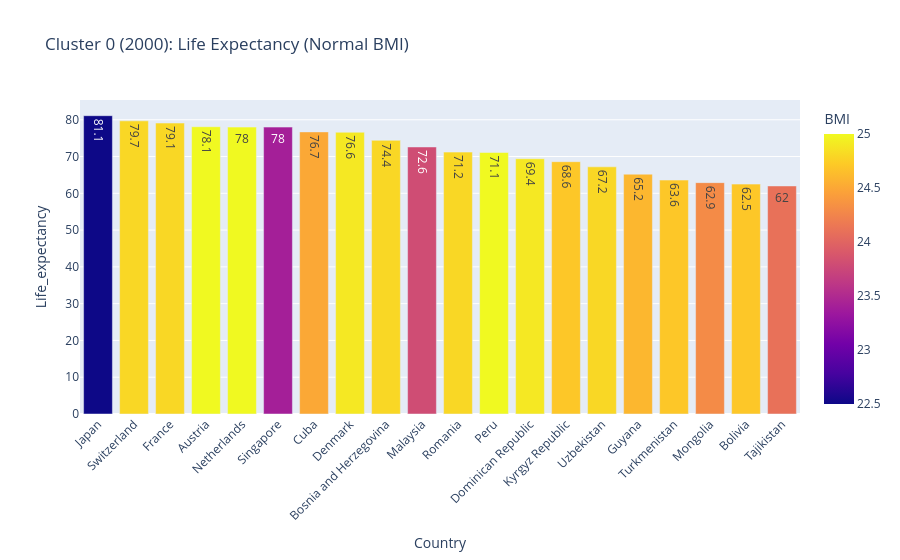

The notebook cell this image was saved under:
### Code cell
df_bar = df_grouped[
    (df_grouped["Cluster"] == "0") &
    (df_grouped["BMI_Cat"]=="Normal")&
    (df_grouped["Year"]==2000)
]
df_bar = df_bar.sort_values("Life_expectancy", ascending=False)
fig = px.bar(
    df_bar,
    x="Country",
    y="Life_expectancy",
    color="BMI",
    title="Cluster 0 (2000): Life Expectancy (Normal BMI)",
    text="Life_expectancy"
)

fig.update_layout(
    xaxis_tickangle=-45
)

fig.show() #Create a bar chart using Plotly Express to visualize the life expectancy of countries in Cluster 0 with a normal BMI category for the year 2000. The x-axis represents the countries, while the y-axis represents their life expectancy. The bars are colored based on their BMI values, and the life expectancy values are displayed as text on top of each bar. The x-axis labels are rotated for better readability, and the plot is displayed using fig.show().

### Figure 1 — Plotly figure (JSON) as saved in the notebook; plotly's stock layout.template omitted (floating-point values rounded to 4 significant figures)
{"data": [{"hovertemplate": "Country=%{x}<br>Life_expectancy=%{text}<br>BMI=%{marker.color}<extra></extra>", "legendgroup": "", "marker": {"color": [22.5, 24.8, 24.8, 25.0, 25.0, 23.4, 24.5, 24.9, 24.8, 23.8, 24.8, 25.0, 24.9, 24.7, 24.8, 24.6, 24.7, 24.3, 24.7, 24.1], "coloraxis": "coloraxis", "pattern": {"shape": ""}}, "name": "", "orientation": "v", "showlegend": false, "text": [81.1, 79.7, 79.1, 78.1, 78.0, 78.0, 76.7, 76.6, 74.4, 72.6, 71.2, 71.1, 69.4, 68.6, 67.2, 65.2, 63.6, 62.9, 62.5, 62.0], "textposition": "auto", "type": "bar", "x": ["Japan", "Switzerland", "France", "Austria", "Netherlands", "Singapore", "Cuba", "Denmark", "Bosnia and Herzegovina", "Malaysia", "Romania", "Peru", "Dominican Republic", "Kyrgyz Republic", "Uzbekistan", "Guyana", "Turkmenistan", "Mongolia", "Bolivia", "Tajikistan"], "xaxis": "x", "y": [81.1, 79.7, 79.1, 78.1, 78.0, 78.0, 76.7, 76.6, 74.4, 72.6, 71.2, 71.1, 69.4, 68.6, 67.2, 65.2, 63.6, 62.9, 62.5, 62.0], "yaxis": "y"}], "layout": {"barmode": "relative", "coloraxis": {"colorbar": {"title": {"text": "BMI"}}, "colorscale": [[0, "#0d0887"], [0.1111, "#46039f"], [0.2222, "#7201a8"], [0.3333, "#9c179e"], [0.4444, "#bd3786"], [0.5556, "#d8576b"], [0.6667, "#ed7953"], [0.7778, "#fb9f3a"], [0.8889, "#fdca26"], [1, "#f0f921"]]}, "legend": {"tracegroupgap": 0}, "title": {"text": "Cluster 0 (2000): Life Expectancy (Normal BMI)"}, "xaxis": {"anchor": "y", "domain": [0, 1], "tickangle": -45, "title": {"text": "Country"}}, "yaxis": {"anchor": "x", "domain": [0, 1], "title": {"text": "Life_expectancy"}}}}
